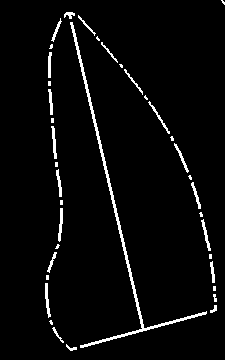
#> input picture lines.png, 225 x 360 px
$ python lines.py
#> lines starting #> are read from the running program, lines starting #| are printed output that depends on the picture; after the words box and inside, x2 and y2 are one past the last pixel; in counts of white or black regions, pixels touching at a corner belong together
import cv2
import numpy as np
import math

a=0;  #variable to count number of lines
img = cv2.imread('lines.png')
#> img is the input picture: shape (360, 225, 3); 3.6% white; 39 white regions (17 under 20 px), largest, box (x1, y1, x2, y2) and area: (70, 22, 207, 348) 1300, (45, 283, 51, 318) 103, (58, 208, 63, 242) 100
ret,img = cv2.threshold(img,180,255,0)
element = cv2.getStructuringElement(cv2.MORPH_CROSS,(6,6))
eroded = cv2.erode(img,element)
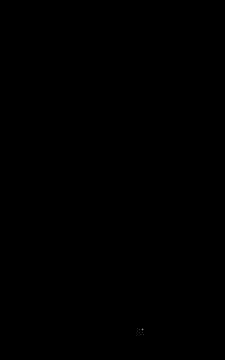
#> eroded: shape (360, 225, 3); 0% white in thin lines or dots, all inside (x1, y1, x2, y2) = (142, 329, 143, 330)
dilate = cv2.dilate(eroded, element)
#> dilate: shape (360, 225, 3); 0.01% white in thin lines or dots, all inside (x1, y1, x2, y2) = (140, 327, 146, 333)
skeleton = cv2.subtract(img, dilate)
#> skeleton: shape (360, 225, 3); 3.6% white; 40 white regions (17 under 20 px), largest, box (x1, y1, x2, y2) and area: (70, 22, 207, 331) 1106, (80, 329, 142, 348) 184, (45, 283, 51, 318) 103
gray = cv2.cvtColor(skeleton,cv2.COLOR_BGR2GRAY)
lines = cv2.HoughLinesP(gray, rho=1, theta=np.pi/360, threshold=8, minLineLength=1, maxLineGap=20)
#> lines = 62 rows, first 6: [48, 57, 58, 186], [67, 12, 144, 330], [76, 349, 176, 319], [70, 12, 105, 161], [107, 48, 165, 125], [193, 182, 214, 277]
for line in lines:
    for x1,y1,x2,y2 in line:
        cv2.line(img,(x1,y1),(x2,y2),(0,255,255))
        a=a+1      #for each line count will increment by 1
#> this loop made 62 passes
#> line on passes 1 to 12: [[48, 57, 58, 186]], [[67, 12, 144, 330]], [[76, 349, 176, 319]], [[70, 12, 105, 161]], [[107, 48, 165, 125]], [[193, 182, 214, 277]], [[69, 12, 145, 330]], [[48, 90, 54, 158]], [[124, 336, 216, 308]], [[169, 131, 193, 183]], [[141, 326, 143, 325]], [[92, 118, 141, 325]]
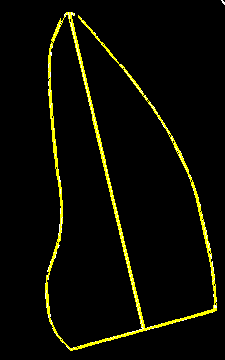
#> img: shape (360, 225, 3); 3.68% of pixels changed, all inside (x1, y1, x2, y2) = (45, 12, 217, 351)
#> after the loop, a = 62

cv2.imshow("lines", img)  #iamge showing lines
print("No. of lines in image....",a)
#> (printed output is left out)

#Filling gaps in lines#
image = cv2.imread("lines.png")
kernel = np.ones((5,2),np.uint8) ##define kernal value
gray = cv2.cvtColor(image, cv2.COLOR_BGR2GRAY) #grayscale
dilate = cv2.dilate(gray,kernel,iterations = 1)
#> dilate: shape (360, 225); 7.2% white; 5 white regions, box (x1, y1, x2, y2) and area: (64, 10, 208, 350) 2544, (78, 13, 218, 315) 1669, (45, 16, 65, 345) 1490, (66, 342, 78, 353) 89, (221, 0, 225, 7) 21
dilate1 = cv2.morphologyEx(dilate, cv2.MORPH_OPEN, kernel) #Canny
#> dilate1: shape (360, 225); 7.2% white; 5 white regions (1 under 20 px), largest, box (x1, y1, x2, y2) and area: (65, 10, 209, 350) 2544, (79, 13, 219, 315) 1669, (46, 16, 66, 345) 1490, (67, 342, 79, 353) 89
canny = cv2.Canny(dilate1,160,160,3)
#> canny: shape (360, 225); 2.9% white in thin lines or dots, all inside (x1, y1, x2, y2) = (45, 0, 225, 353)
dilate = cv2.dilate(canny,kernel,iterations = 2)
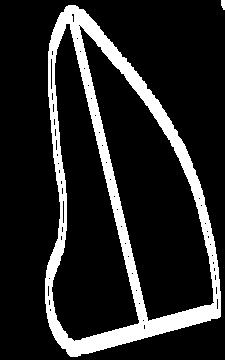
#> dilate: shape (360, 225); 15% white; 2 white regions, box (x1, y1, x2, y2) and area: (45, 5, 221, 357) 12115, (221, 0, 225, 10) 34
#Gaussian Blurring
blur = cv2.GaussianBlur(dilate,(5,5),0)
erode = cv2.dilate(blur,kernel,iterations = 1)
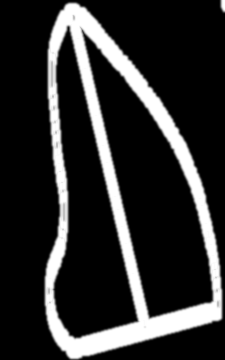
#> erode: shape (360, 225); min 0, max 255, mean 46.9
blur = cv2.GaussianBlur(erode,(5,5),1)
blur = cv2.morphologyEx(blur, cv2.MORPH_CLOSE, kernel)
ret, thresh = cv2.threshold(blur,127,255,cv2.THRESH_BINARY)
#> thresh: shape (360, 225); 18.5% white; 2 white regions, box (x1, y1, x2, y2) and area: (46, 3, 223, 360) 14989, (222, 0, 225, 11) 29
blur = cv2.GaussianBlur(thresh,(5,5),1)
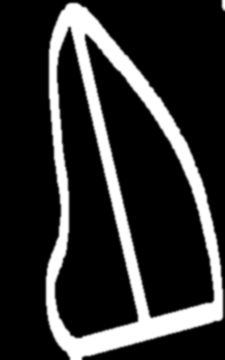
#> blur: shape (360, 225); min 0, max 255, mean 47.3
ret1, thresh1 = cv2.threshold(blur,127,255,cv2.THRESH_BINARY)
#> thresh1: shape (360, 225); 18.5% white; 2 white regions, box (x1, y1, x2, y2) and area: (46, 3, 223, 360) 14993, (222, 0, 225, 10) 28
opening = cv2.morphologyEx(thresh1, cv2.MORPH_OPEN, kernel)
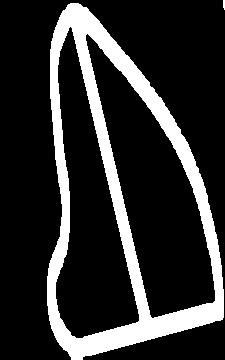
#> opening: shape (360, 225); 18.5% white; 2 white regions (1 under 20 px)
cv2.imwrite('opening.jpg', opening)
contours, hierarchy = cv2.findContours(opening,cv2.RETR_EXTERNAL,cv2.CHAIN_APPROX_SIMPLE)
#> contours = 2 contours, 1 with area under 20; largest, box (x1, y1, x2, y2) and area: (47, 3, 224, 360) 43277
filled=cv2.imread('opening.jpg')
#> filled: shape (360, 225, 3); min 0, max 255, mean 47.3
thinned = cv2.ximgproc.thinning(cv2.cvtColor(filled, cv2.COLOR_RGB2GRAY))
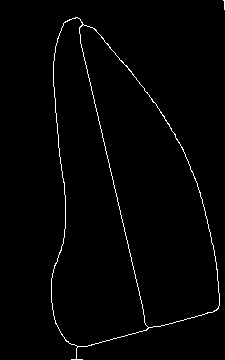
#> thinned: shape (360, 225); 1.5% white in thin lines or dots, all inside (x1, y1, x2, y2) = (51, 0, 225, 360)
cv2.imshow("gap-filled",thinned)
